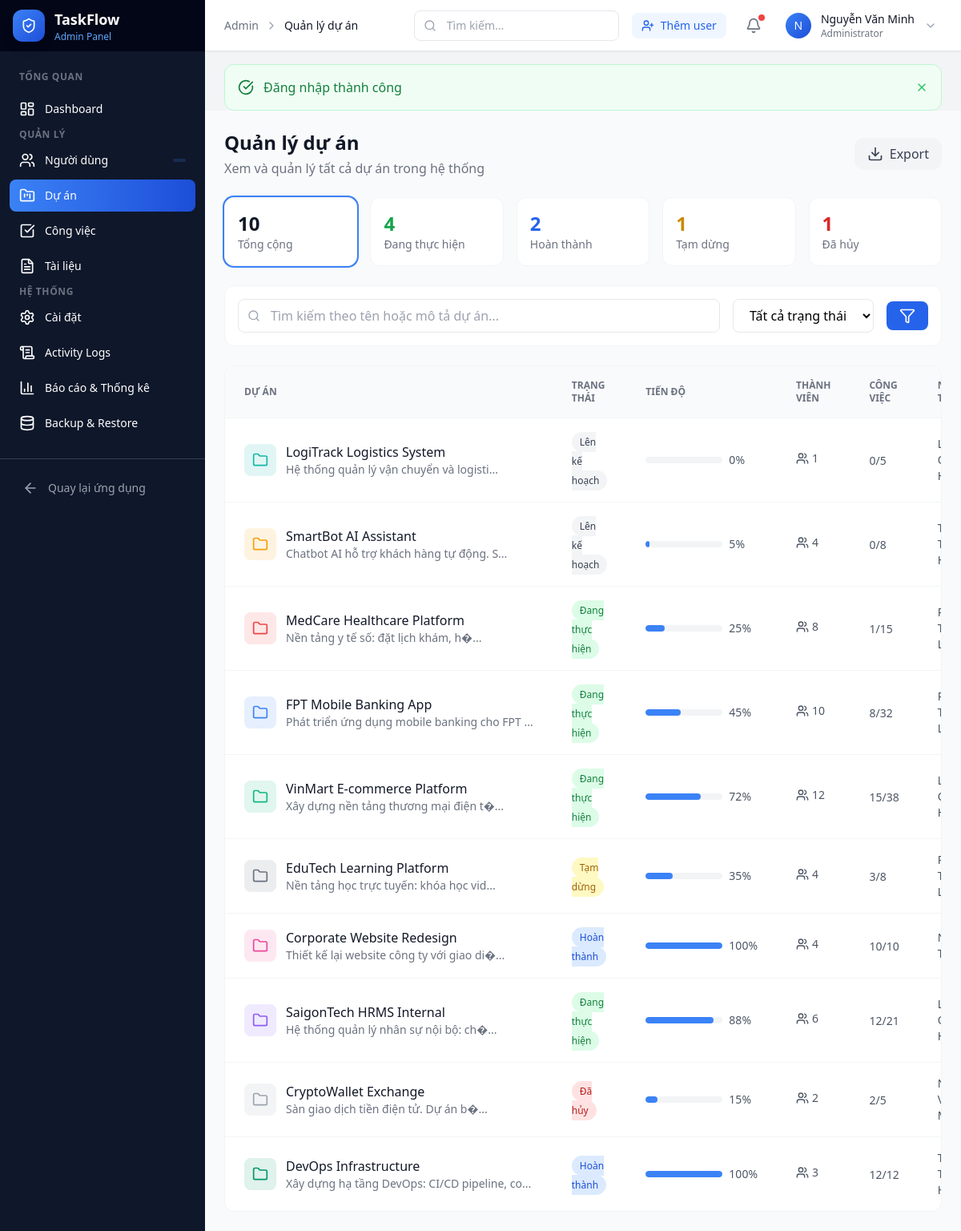
/admin/projects.php (signed in), run on the app's committed database.
### tables this page shows
CREATE TABLE `projects` (
    `id` VARCHAR(36) PRIMARY KEY DEFAULT (UUID()),
    `name` VARCHAR(200) NOT NULL,
    `description` TEXT NULL,
    `color` VARCHAR(7) NOT NULL DEFAULT '#6366f1',
    `icon` VARCHAR(50) NULL DEFAULT 'folder',
    `status` ENUM('planning', 'active', 'on_hold', 'completed', 'cancelled') NOT NULL DEFAULT 'planning',
    `priority` ENUM('low', 'medium', 'high', 'urgent') NOT NULL DEFAULT 'medium',
    `progress` TINYINT UNSIGNED NOT NULL DEFAULT 0,
    `start_date` DATE NULL,
    `end_date` DATE NULL,
    `budget` DECIMAL(15, 2) NULL,
    `created_by` VARCHAR(36) NULL,
    `created_at` DATETIME DEFAULT CURRENT_TIMESTAMP,
    `updated_at` DATETIME DEFAULT CURRENT_TIMESTAMP ON UPDATE CURRENT_TIMESTAMP,
    
    CONSTRAINT `fk_projects_created_by` FOREIGN KEY (`created_by`) 
        REFERENCES `users`(`id`) ON DELETE SET NULL,
    
    INDEX `idx_projects_status` (`status`),
    INDEX `idx_projects_priority` (`priority`),
    INDEX `idx_projects_created_by` (`created_by`),
    INDEX `idx_projects_dates` (`start_date`, `end_date`)
);

### app/controllers/BaseController.php (called while the page is built, shortened)
<?php
abstract class BaseController
{
    protected function view(string $view, array $data = [], ?string $layout = null): void
    {
        View::render($view, $data, $layout);
    }
}

### app/controllers/AdminController.php (called while the page is built, shortened)
<?php
class AdminController extends BaseController
{
    private Database $db;
    public function __construct()
    {
        $this->db = Database::getInstance();
    }
    public function projects(): void
    {
        $page = max(1, (int)($_GET['page'] ?? 1));
        $search = trim($_GET['search'] ?? '');
        $status = $_GET['status'] ?? '';
        $perPage = 15;
        $offset = ($page - 1) * $perPage;
        $where = "WHERE 1=1";
        $params = [];
        $totalItems = (int) $this->db->fetchColumn("SELECT COUNT(*) FROM projects p {$where}", $params);
        $projects = $this->db->fetchAll(
            "SELECT p.*, u.full_name as creator_name,
                    (SELECT COUNT(*) FROM project_members WHERE project_id = p.id) as member_count,
                    (SELECT COUNT(*) FROM tasks WHERE project_id = p.id) as task_count,
                    (SELECT COUNT(*) FROM tasks WHERE project_id = p.id AND status = 'done') as completed_tasks
             FROM projects p
             LEFT JOIN users u ON p.created_by = u.id
             {$where}
             ORDER BY p.created_at DESC
             LIMIT {$perPage} OFFSET {$offset}",
            $params
        );
        $projectStats = [
            'total' => (int) $this->db->fetchColumn("SELECT COUNT(*) FROM projects"),
            'active' => (int) $this->db->fetchColumn("SELECT COUNT(*) FROM projects WHERE status = 'active'"),
            'completed' => (int) $this->db->fetchColumn("SELECT COUNT(*) FROM projects WHERE status = 'completed'"),
            'on_hold' => (int) $this->db->fetchColumn("SELECT COUNT(*) FROM projects WHERE status = 'on_hold'"),
            'cancelled' => (int) $this->db->fetchColumn("SELECT COUNT(*) FROM projects WHERE status = 'cancelled'"),
        ];
        $this->view('admin/projects', [
            'projects' => $projects,
            'projectStats' => $projectStats,
            'filters' => ['search' => $search, 'status' => $status],
            'pagination' => [
                'current' => $page,
                'total' => (int) ceil(max($totalItems, 1) / $perPage),
                'perPage' => $perPage,
                'totalItems' => $totalItems,
                'baseUrl' => '?',
            ],
            'pageTitle' => 'Quản lý dự án',
        ], 'admin');
    }
}

### admin/projects.php (called while the page is built, shortened)
<?php
$controller = new AdminController();
$controller->projects();

### core/Database.php (called while the page is built, shortened)
<?php
class Database
{
    private static ?Database $instance = null;
    private ?PDO $connection = null;
    private array $config;
    private function __construct()
    {
        $this->config = require BASE_PATH . '/config/database.php';
    }
    public static function getInstance(): Database
    {
        if (self::$instance === null) {
            self::$instance = new self();
        }
        return self::$instance;
    }
    public function getConnection(): PDO
    {
        return $this->connection;
    }
    private function connect(): void
    {
        try {
            $dsn = sprintf(
                "%s:host=%s;port=%s;dbname=%s;charset=%s",
                $this->config['driver'],
                $this->config['host'],
                $this->config['port'],
                $this->config['database'],
                $this->config['charset']
            );
            $options = [
                PDO::ATTR_ERRMODE => PDO::ERRMODE_EXCEPTION,
                PDO::ATTR_DEFAULT_FETCH_MODE => PDO::FETCH_ASSOC,
                PDO::ATTR_EMULATE_PREPARES => false,
            ];
            $this->connection = new PDO(
                $dsn,
                $this->config['username'],
                $this->config['password'],
                $options
            );
        } catch (PDOException $e) {
            throw new Exception("Database connection failed: " . $e->getMessage());
        }
    }
    public function fetchAll(string $sql, array $params = []): array
    {
        $stmt = $this->getConnection()->prepare($sql);
        $stmt->execute($params);
        return $stmt->fetchAll();
    }
    public function fetchColumn(string $sql, array $params = [], int $column = 0): mixed
    {
        $stmt = $this->getConnection()->prepare($sql);
        $stmt->execute($params);
        return $stmt->fetchColumn($column);
    }
}

### config/database.php (called while the page is built)
<?php
return [
    'driver' => 'mysql',
    'host' => getenv('DB_HOST') ?: 'localhost',
    'port' => getenv('DB_PORT') ?: '3306',
    'database' => getenv('DB_NAME') ?: 'taskflow2',
    'username' => getenv('DB_USER') ?: 'root',
    'password' => getenv('DB_PASS') ?: '',
    'charset' => 'utf8mb4',
    'collation' => 'utf8mb4_unicode_ci',
    'prefix' => '',
];

### app/views/admin/projects.php (the view, shortened to what this page needs)
<div class="space-y-6">
    <div class="flex flex-col sm:flex-row sm:items-center sm:justify-between gap-4">
        <div>
            <h1 class="text-2xl font-bold text-gray-900">Quản lý dự án</h1>
            <p class="text-gray-500 mt-1">Xem và quản lý tất cả dự án trong hệ thống</p>
        </div>
        <div class="flex items-center gap-2">
            <div class="relative" x-data="{ open: false }">
                <button @click="open = !open" class="inline-flex items-center gap-2 px-4 py-2 bg-gray-100 text-gray-700 rounded-xl hover:bg-gray-200 transition-colors">
                    <i data-lucide="download" class="h-5 w-5"></i>
                    Export
                </button>
            </div>
        </div>
    </div>
    <div class="grid grid-cols-2 md:grid-cols-5 gap-4">
        <a href="/php/admin/projects.php" class="bg-white rounded-xl p-4 border border-gray-100 hover:border-blue-300 hover:shadow-md transition-all cursor-pointer <?= empty($filters['status']) ? 'ring-2 ring-blue-500' : '' ?>">
            <p class="text-2xl font-bold text-gray-900"><?= $projectStats['total'] ?? 0 ?></p>
            <p class="text-sm text-gray-500">Tổng cộng</p>
        </a>
        <a href="/php/admin/projects.php?status=active" class="bg-white rounded-xl p-4 border border-gray-100 hover:border-green-300 hover:shadow-md transition-all cursor-pointer <?= ($filters['status'] ?? '') === 'active' ? 'ring-2 ring-green-500' : '' ?>">
            <p class="text-2xl font-bold text-green-600"><?= $projectStats['active'] ?? 0 ?></p>
            <p class="text-sm text-gray-500">Đang thực hiện</p>
        </a>
        <a href="/php/admin/projects.php?status=completed" class="bg-white rounded-xl p-4 border border-gray-100 hover:border-blue-300 hover:shadow-md transition-all cursor-pointer <?= ($filters['status'] ?? '') === 'completed' ? 'ring-2 ring-blue-500' : '' ?>">
            <p class="text-2xl font-bold text-blue-600"><?= $projectStats['completed'] ?? 0 ?></p>
            <p class="text-sm text-gray-500">Hoàn thành</p>
        </a>
        <a href="/php/admin/projects.php?status=on_hold" class="bg-white rounded-xl p-4 border border-gray-100 hover:border-yellow-300 hover:shadow-md transition-all cursor-pointer <?= ($filters['status'] ?? '') === 'on_hold' ? 'ring-2 ring-yellow-500' : '' ?>">
            <p class="text-2xl font-bold text-yellow-600"><?= $projectStats['on_hold'] ?? 0 ?></p>
            <p class="text-sm text-gray-500">Tạm dừng</p>
        </a>
        <a href="/php/admin/projects.php?status=cancelled" class="bg-white rounded-xl p-4 border border-gray-100 hover:border-red-300 hover:shadow-md transition-all cursor-pointer <?= ($filters['status'] ?? '') === 'cancelled' ? 'ring-2 ring-red-500' : '' ?>">
            <p class="text-2xl font-bold text-red-600"><?= $projectStats['cancelled'] ?? 0 ?></p>
            <p class="text-sm text-gray-500">Đã hủy</p>
        </a>
    </div>
    <div class="bg-white rounded-xl p-4 border border-gray-100">
        <form method="GET" class="flex flex-wrap items-center gap-4">
            <div class="flex-1 min-w-[250px]">
                <div class="relative">
                    <i data-lucide="search" class="absolute left-3 top-1/2 -translate-y-1/2 h-4 w-4 text-gray-400"></i>
                    <input type="text" name="search" value="<?= View::e($filters['search'] ?? '') ?>"
                           placeholder="Tìm kiếm theo tên hoặc mô tả dự án..."
                           class="w-full pl-10 pr-4 py-2 border border-gray-200 rounded-lg focus:ring-2 focus:ring-blue-500 focus:border-transparent">
                </div>
            </div>
            <div class="min-w-[160px]">
                <select name="status" class="w-full px-4 py-2 border border-gray-200 rounded-lg focus:ring-2 focus:ring-blue-500 bg-white">
                    <option value="">Tất cả trạng thái</option>
                </select>
            </div>
            <button type="submit" class="px-4 py-2 bg-blue-600 text-white rounded-lg hover:bg-blue-700 transition-colors">
                <i data-lucide="filter" class="h-5 w-5"></i>
            </button>
        </form>
    </div>
    <div class="bg-white rounded-xl border border-gray-100 overflow-hidden">
        <div class="overflow-x-auto">
            <table class="w-full">
                <thead class="bg-gray-50 border-b border-gray-100">
                    <tr>
                        <th class="px-6 py-4 text-left text-xs font-semibold text-gray-500 uppercase">Dự án</th>
                        <th class="px-6 py-4 text-left text-xs font-semibold text-gray-500 uppercase">Trạng thái</th>
                        <th class="px-6 py-4 text-left text-xs font-semibold text-gray-500 uppercase">Tiến độ</th>
                        <th class="px-6 py-4 text-left text-xs font-semibold text-gray-500 uppercase">Thành viên</th>
                        <th class="px-6 py-4 text-left text-xs font-semibold text-gray-500 uppercase">Công việc</th>
                        <th class="px-6 py-4 text-left text-xs font-semibold text-gray-500 uppercase">Người tạo</th>
                    </tr>
                </thead>
                <tbody class="divide-y divide-gray-100">
                    <?php if (!empty($projects)): ?>
                        <?php foreach ($projects as $project): ?>
                        <?php
                        $statusColors = [
                            'planning' => 'bg-gray-100 text-gray-700',
                            'active' => 'bg-green-100 text-green-700',
                            'on_hold' => 'bg-yellow-100 text-yellow-700',
                            'completed' => 'bg-blue-100 text-blue-700',
                            'cancelled' => 'bg-red-100 text-red-700',
                        ];
                        $statusNames = [
                            'planning' => 'Lên kế hoạch',
                            'active' => 'Đang thực hiện',
                            'on_hold' => 'Tạm dừng',
                            'completed' => 'Hoàn thành',
                            'cancelled' => 'Đã hủy',
                        ];
                        ?>
                        <tr class="hover:bg-gray-50">
                            <td class="px-6 py-4">
                                <div class="flex items-center gap-3">
                                    <div class="h-10 w-10 rounded-lg flex items-center justify-center"
                                         style="background-color: <?= View::e($project['color'] ?? '#6366f1') ?>20">
                                        <i data-lucide="folder" class="h-5 w-5" style="color: <?= View::e($project['color'] ?? '#6366f1') ?>"></i>
                                    </div>
                                    <div>
                                        <a href="/php/project-detail.php?id=<?= $project['id'] ?>" class="font-medium text-gray-900 hover:text-blue-600">
                                            <?= View::e($project['name']) ?>
                                        </a>
                                        <?php if ($project['description']): ?>
                                        <p class="text-sm text-gray-500 truncate max-w-xs"><?= View::e(substr($project['description'], 0, 50)) ?>...</p>
                                        <?php endif; ?>
                                    </div>
                                </div>
                            </td>
                            <td class="px-6 py-4">
                                <span class="px-2.5 py-1 rounded-full text-xs font-medium <?= $statusColors[$project['status']] ?? 'bg-gray-100' ?>">
                                    <?= $statusNames[$project['status']] ?? $project['status'] ?>
                                </span>
                            </td>
                            <td class="px-6 py-4">
                                <div class="flex items-center gap-2">
                                    <div class="w-24 h-2 bg-gray-100 rounded-full overflow-hidden">
                                        <div class="h-full bg-blue-500 rounded-full" style="width: <?= $project['progress'] ?? 0 ?>%"></div>
                                    </div>
                                    <span class="text-sm text-gray-600"><?= $project['progress'] ?? 0 ?>%</span>
                                </div>
                            </td>
                            <td class="px-6 py-4">
                                <span class="inline-flex items-center gap-1 text-sm text-gray-600">
                                    <i data-lucide="users" class="h-4 w-4"></i>
                                    <?= $project['member_count'] ?? 0 ?>
                                </span>
                            </td>
                            <td class="px-6 py-4">
                                <span class="text-sm text-gray-600">
                                    <?= $project['completed_tasks'] ?? 0 ?>/<?= $project['task_count'] ?? 0 ?>
                                </span>
                            </td>
                            <td class="px-6 py-4 text-sm text-gray-600">
                            </td>
                        </tr>
                        <?php endforeach; ?>
                    <?php endif; ?>
                </tbody>
            </table>
        </div>
    </div>
</div>

### data on the page
projects: name "LogiTrack Logistics System", description "Hệ thống quản lý vận chuyển và logisti", status "Lên kế hoạch", progress "0", member_count "1", completed_tasks "0", task_count "5"
projects: name "SmartBot AI Assistant", description "Chatbot AI hỗ trợ khách hàng tự động. S", status "Lên kế hoạch", progress "5", member_count "4", completed_tasks "0", task_count "8"
projects: name "MedCare Healthcare Platform", description "Nền tảng y tế số: đặt lịch khám, h�", status "Đang thực hiện", progress "25", member_count "8", completed_tasks "1", task_count "15"
projects: name "FPT Mobile Banking App", description "Phát triển ứng dụng mobile banking cho FPT", status "Đang thực hiện", progress "45", member_count "10", completed_tasks "8", task_count "32"
projects: name "VinMart E-commerce Platform", description "Xây dựng nền tảng thương mại điện t�", status "Đang thực hiện", progress "72", member_count "12", completed_tasks "15", task_count "38"
projects: name "EduTech Learning Platform", description "Nền tảng học trực tuyến: khóa học vid", status "Tạm dừng", progress "35", member_count "4", completed_tasks "3", task_count "8"
projects: name "Corporate Website Redesign", description "Thiết kế lại website công ty với giao di�", status "Hoàn thành", progress "100", member_count "4", completed_tasks "10", task_count "10"
projects: name "SaigonTech HRMS Internal", description "Hệ thống quản lý nhân sự nội bộ: ch�", status "Đang thực hiện", progress "88", member_count "6", completed_tasks "12", task_count "21"
projects: name "CryptoWallet Exchange", description "Sàn giao dịch tiền điện tử. Dự án b�", status "Đã hủy", progress "15", member_count "2", completed_tasks "2", task_count "5"
projects: name "DevOps Infrastructure", description "Xây dựng hạ tầng DevOps: CI/CD pipeline, co", status "Hoàn thành", progress "100", member_count "3", completed_tasks "12", task_count "12"

### other printed values
View::e($pageTitle ?? 'Dashboard') "Quản lý dự án"
substr($userName, 0, 1) "N"
View::e($userName) "Nguyễn Văn Minh"
View::e($success) "Đăng nhập thành công"
$projectStats['total'] "10"
$projectStats['active'] "4"
$projectStats['completed'] "2"
$projectStats['on_hold'] "1"
$projectStats['cancelled'] "1"
